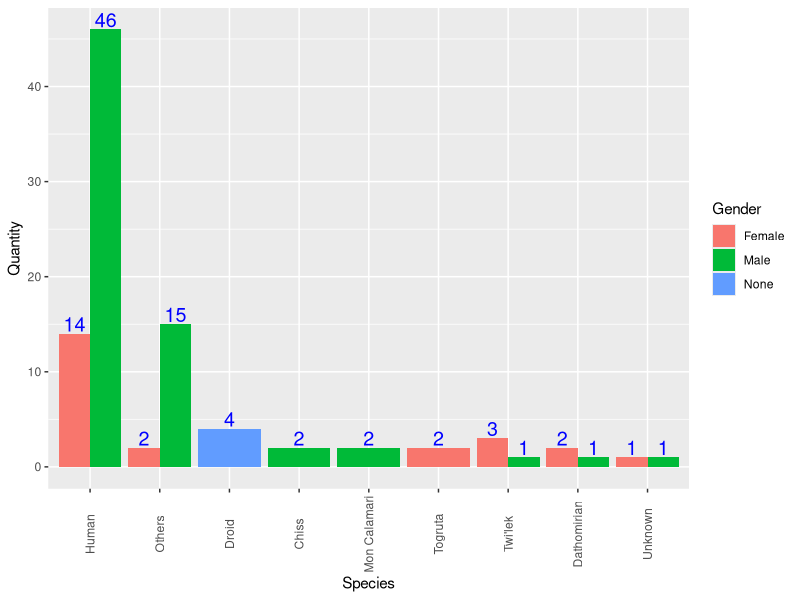

R code for this plot:
#Instalamos los paquetes requeridos
install.packages("dplyr")
install.packages("tidyverse")
install.packages("ggplot2")

# Importamos las librerías 
library("dplyr")
library("tidyr")
library("ggplot2")

# Trabajo Práctico
# La fuente de datos del presente trabajo fue extraída de Kaggle
# Tema: Star Wars
# Link: https://www.kaggle.com/datasets/jsphyg/star-wars


# Extraemos el csv de personajes de Star Wars en un dataframe
df_characters <- read.csv("src/characters.csv")

# Observamos los datos de df_characters
glimpse(df_characters)

# Añadimos una columna Quantity que nos ayudará más adelante a hacer el conteo 
# de filas
df_characters <- df_characters |>
  mutate(Quantity = 1)

# Creamos un nuevo dataframe donde se sumen los valores de Quantity para obtener
# un conteo de los seres de cada genero de cada raza
df_species <- df_characters |>
  group_by(gender, species) |>
  summarise(
    sumQuantity = sum(Quantity)
  )

# Lo ordenamos por especie y género para facilitar la visualización
df_species <- df_species |>
  arrange(species, gender)

# Visualizamos los datos
glimpse(df_species)

# Podemos observar que hay varias razas que solo tienen 1 ser registrado,
# por ello, agruparemos todas las razas que cumplan esa condición y le daremos
# la categoría Others

# Para ello, primero pivotaremos los datos de la columna gender y sumQuantity 
# para obtener columnas que representen cada genero por separado y hagan un 
# conteo de cuantos seres vivos existen por cada genero y raza
df_species <- df_species |>
  pivot_wider(names_from = gender, values_from = sumQuantity)

# Para facilitar el uso de condicionales más adelante, reemplazaremos por cero
# los valores NA que representan que no hay seres vivos del genero de la 
# columna en la respectiva raza
df_species <- df_species |>
  mutate(
    Male = ifelse(is.na(Male),0,Male),
    Female = ifelse(is.na(Female),0,Female),
    None = ifelse(is.na(None),0,None)
  )

# A continuación, crearemos una nueva columna Species donde aplicaremos una 
# condicional que sume el conteo de cada genero por raza y si este es 1, se 
# agregará el texto "Others", en caso contrario, se agregará el valor de la 
# columna species de la misma fila
df_species <- df_species |>
  mutate(Species = if_else((Male + Female + None) == 1, "Others", species))

# Ahora, agruparemos los datos de la columna Species con el fin de agrupar los
# datos "Others" de la columna Species
df_species <- df_species |>
  group_by(Species) |>
  summarise(
    Male = sum(Male),
    Female = sum(Female),
    None = sum(None)
  )

# Ahora, volveremos a pivotar las columnas de géneros para volver a tener 2
# columnas Gender y Quantity
df_species <- df_species |>
  pivot_longer(cols = c(Male, Female, None),
               names_to = "Gender",
               values_to = "Quantity")

# Visualizamos el dataframe
glimpse(df_species)

# Como podemos observar, existen géneros en razas que tienen el valor 0, para
# evitar ello, filtraremos los resultados para eliminar las filas que tengan
# el valor 0 en la columna Quantity
df_species <- df_species |>
  filter(Quantity != 0)

# A continuación, creamos nuestro gráfico con ggplot
chart <- ggplot(df_species, aes(x=reorder(Species, -Quantity), y=Quantity, fill=Gender)) + 
  geom_bar(stat = "identity", position = position_dodge()) + 
  theme(axis.text.x = element_text(angle = 90, vjust = 0.5)) +
  geom_text(aes(Species, label = Quantity), color = "blue", size = 5, vjust = -0.15, position = position_dodge(width = 0.9)) +
  xlab("Species")

# Finalmente, guardamos nuestro gráfico como un archivo svg
ggsave("plot.jpeg", plot = chart, width = 8, height = 6)
